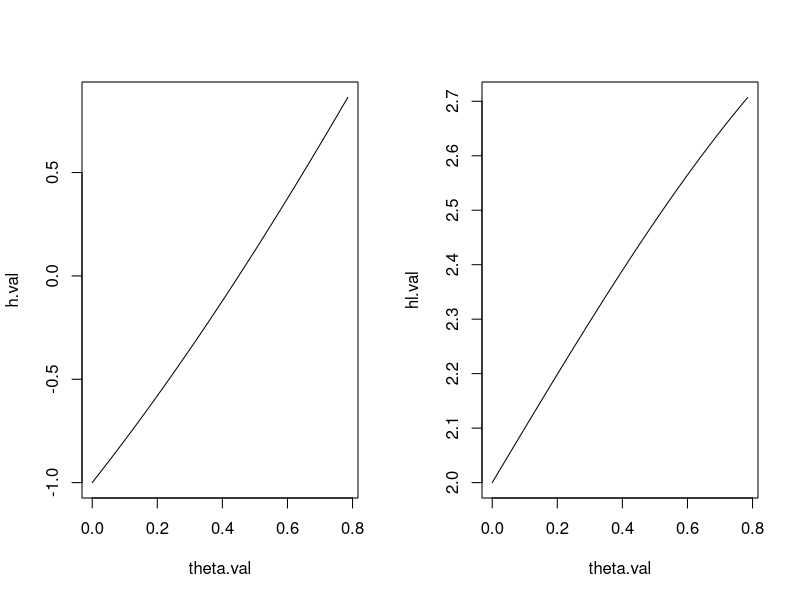

Reproduce this figure in R. (Note: this script raises an error after producing the figure.)
# Código: Métodos de otimização
# Autor: Paulo Jr
# Data: 29/09/2024


#-- Iniciando --#

#- Funções importantes:


f <- function(theta){
  return((theta^2)-sin(theta))
}

h <- function(theta){
  return(2*theta-cos(theta))
}

hlinha <- function(theta){
  return(2+sin(theta))
}

#- Ilustrando as funções:


theta.val <- seq(0, pi/4, length.out=1000)
h.val     <- h(theta = theta.val)
hl.val     <- hlinha(theta = theta.val)
par(mfrow=c(1,2))
plot(x = theta.val, y=h.val, type="l")
plot(x = theta.val, y=hl.val, type="l")

#- Iniciando o MNR:

e <- 0.000001
theta.vet <- NULL
theta.vet[1] <- pi/8 # Chute inicial
difer <- 1
i <- 1

while(difer > e){
  theta.vet[i+1] <- theta.vet[i] - (h(theta.vet[i])/hlinha(theta.vet[i]))
  theta.vet[i] - solve(H(theta.vet[i])%*%U(theta.vet[i]))
  difer          <- abs(theta.vet[i+1]-theta.vet[i])
  i              <-i+1
  cat("Iter:", i, ", valor de theta:", theta.vet[i], "\n")
}


#- Usando a função f:


theta.val <- seq(0, pi/4, length.out=1000)
f.val     <- f(theta = theta.val)
par(mfrow=c(1,1))
plot(x = theta.val, y=f.val, type="l")


#- Otimizando:


optimize(f=f, interval = c(0, pi/4), 
         maximum = FALSE, tol = 0.0001)


## Método NR (caso multidimensional)

# gerando os dados:

set.seed(1234567890)

n <- 1000
x <- rnorm(n, mean = 10, sd = 4)

## Vetor escore:

U <- function(theta, dados){
  
  U_mu    <- (sum(dados-theta[1])/theta[2])
  U_sigma <-  (-0.5*length(dados)/theta[2]) + sum((dados-theta[1])^2)/(2*(theta[2]^2))
  
  return(c(U_mu, U_sigma))
  
}

U(theta=c(10, 16), dados=x)

## Matriz Hessiana:

H <- function(theta, dados){
  
  m_2    <- -length(dados)/theta[2]
  sig_2  <- (0.5*length(dados)/(theta[2]^2)) - sum((dados-theta[1])^2)/(theta[2]^3)
  mu_sig <- -(1/(theta[2]^2))*sum(dados-theta[1])
  sig_mu <- -(1/(theta[2]^2))*sum(dados-theta[1])
  
  return(matrix(c(m_2, mu_sig, sig_mu, sig_2), nrow=2, ncol = 2))
}

H(theta=c(10, 16), dados=x)

## Iniciando NR

theta0 <- c(5, 5) # Chute inicial
dif <- 1 #Diferença
erro <- 10^(-6) # Tolerancia
i <- 1 # contador

while( dif>erro ){
  
  H0 <- H(theta = theta0, dados = x)
  U0 <- U(theta = theta0, dados = x) 
  prodHU <- solve(H0, U0)
  theta1 <- theta0 - prodHU
  dif <- max(abs(theta1-theta0))
  
  theta0 <- theta1
  i<- i+1
  cat("Iter:", i, "est:", theta1, "\n")
  #if(i==10)break
}

## Estimativa:

cat("mu:", theta1[1],"-", "sigma2:", theta1[2])



## Modelo Weibull:

set.seed(1234567890)

n <- 1000
x <- rweibull(n, shape = 2, scale = 1)

## Vetor escore:

U <- function(theta, dados){
  
  U_a   <- (length(dados)/theta[1]) + sum(log(dados)) - 
    length(dados)*log(theta[2]) - sum(((dados/theta[2])^theta[1])*log(dados/theta[2]))
  U_sigma <- (-length(dados)*theta[1]/theta[2]) + (theta[1]/(theta[2]^(theta[1]+1)))*sum(dados^theta[1]) 
  
  return(c(U_a, U_sigma))
  
}

U(theta=c(2, 1), dados=x)

## Matriz Hessiana:

H <- function(theta, dados){
  
  a_2   <- (-length(dados)/(theta[1]^2)) - sum(((dados/theta[2])^theta[1])*(log(dados/theta[2])^2))
  sig_2 <- (length(dados)*theta[1])/(theta[2]^2) - ((theta[1]+1)*theta[1]/(theta[2]^(theta[1]+2)))*sum(dados^theta[1])
  s1    <- sum((dados/theta[2])^theta[1])
  s2    <- theta[1]*sum(((dados/theta[2])^theta[1])*log(dados/theta[2])) 
  a_sig <- (-length(dados)/theta[2])+ s1 +s2 
  sig_a <- (-length(dados)/theta[2])+ s1 +s2  
  
  return(matrix(c(a_2, a_sig, sig_a, sig_2), nrow=2, ncol = 2))
}

H(theta=c(2, 1), dados=x)



## Iniciando NR

theta0 <- c(3, 2) # Chute inicial
dif <- 1 #Diferença
erro <- 10^(-6) # Tolerancia
i <- 1 # contador

while( dif>erro ){
  
  H0 <- H(theta = theta0, dados = x)
  U0 <- U(theta = theta0, dados = x) 
  prodHU <- solve(H0, U0)
  theta1 <- theta0 - prodHU
  dif <- max(abs(theta1-theta0))
  
  theta0 <- theta1
  i<- i+1
  cat("Iter:", i, "est:", theta1, "\n")
  #if(i==10)break
}

## Estimativa:

cat("a:", theta1[1],"-", "sigma:", theta1[2])








